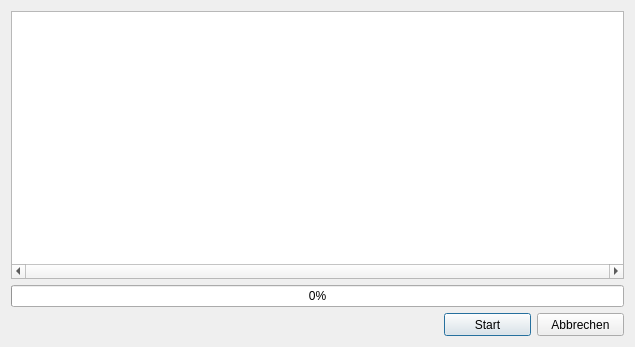
<?xml version="1.0" encoding="UTF-8"?>
<ui version="4.0">
 <class>ProgressDialog</class>
 <widget class="QDialog" name="ProgressDialog">
  <property name="windowModality">
   <enum>Qt::ApplicationModal</enum>
  </property>
  <property name="geometry">
   <rect>
    <x>0</x>
    <y>0</y>
    <width>635</width>
    <height>347</height>
   </rect>
  </property>
  <property name="minimumSize">
   <size>
    <width>410</width>
    <height>210</height>
   </size>
  </property>
  <property name="maximumSize">
   <size>
    <width>10000</width>
    <height>10000</height>
   </size>
  </property>
  <property name="windowTitle">
   <string>Progress</string>
  </property>
  <layout class="QVBoxLayout" name="verticalLayout_2">
   <item>
    <widget class="QTextEdit" name="log_edit">
     <property name="horizontalScrollBarPolicy">
      <enum>Qt::ScrollBarAlwaysOn</enum>
     </property>
     <property name="lineWrapMode">
      <enum>QTextEdit::NoWrap</enum>
     </property>
     <property name="readOnly">
      <bool>true</bool>
     </property>
    </widget>
   </item>
   <item>
    <widget class="QProgressBar" name="progress_bar">
     <property name="value">
      <number>0</number>
     </property>
    </widget>
   </item>
   <item>
    <layout class="QHBoxLayout" name="horizontalLayout">
     <item>
      <widget class="QLabel" name="elapsed_time_label">
       <property name="text">
        <string/>
       </property>
      </widget>
     </item>
     <item>
      <spacer name="horizontalSpacer">
       <property name="orientation">
        <enum>Qt::Horizontal</enum>
       </property>
       <property name="sizeHint" stdset="0">
        <size>
         <width>40</width>
         <height>20</height>
        </size>
       </property>
      </spacer>
     </item>
     <item>
      <widget class="QPushButton" name="start_button">
       <property name="sizePolicy">
        <sizepolicy hsizetype="Minimum" vsizetype="Fixed">
         <horstretch>0</horstretch>
         <verstretch>0</verstretch>
        </sizepolicy>
       </property>
       <property name="minimumSize">
        <size>
         <width>87</width>
         <height>23</height>
        </size>
       </property>
       <property name="maximumSize">
        <size>
         <width>87</width>
         <height>23</height>
        </size>
       </property>
       <property name="text">
        <string>Start</string>
       </property>
      </widget>
     </item>
     <item>
      <widget class="QPushButton" name="cancel_button">
       <property name="minimumSize">
        <size>
         <width>87</width>
         <height>23</height>
        </size>
       </property>
       <property name="maximumSize">
        <size>
         <width>87</width>
         <height>23</height>
        </size>
       </property>
       <property name="text">
        <string>Abbrechen</string>
       </property>
      </widget>
     </item>
    </layout>
   </item>
  </layout>
 </widget>
 <resources/>
 <connections/>
</ui>
